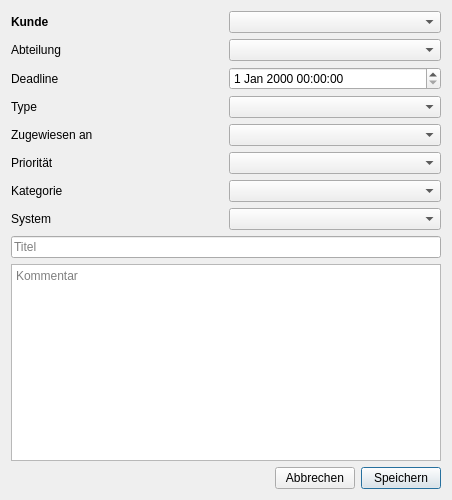
<?xml version="1.0" encoding="UTF-8"?>
<ui version="4.0">
 <class>NewTicket</class>
 <widget class="QWidget" name="NewTicket">
  <property name="geometry">
   <rect>
    <x>0</x>
    <y>0</y>
    <width>452</width>
    <height>500</height>
   </rect>
  </property>
  <property name="windowTitle">
   <string>Neues Ticket</string>
  </property>
  <property name="windowIcon">
   <iconset resource="rsc.qrc">
    <normaloff>:/icon/icons/clipboard.png</normaloff>:/icon/icons/clipboard.png</iconset>
  </property>
  <layout class="QVBoxLayout" name="verticalLayout">
   <item>
    <layout class="QGridLayout" name="gridLayout">
     <item row="1" column="1">
      <widget class="QComboBox" name="department"/>
     </item>
     <item row="1" column="0">
      <widget class="QLabel" name="label_7">
       <property name="text">
        <string>Abteilung</string>
       </property>
      </widget>
     </item>
     <item row="6" column="0">
      <widget class="QLabel" name="label_4">
       <property name="text">
        <string>Kategorie</string>
       </property>
      </widget>
     </item>
     <item row="6" column="1">
      <widget class="QComboBox" name="categorieBox"/>
     </item>
     <item row="3" column="0">
      <widget class="QLabel" name="label">
       <property name="text">
        <string>Type</string>
       </property>
      </widget>
     </item>
     <item row="4" column="0">
      <widget class="QLabel" name="label_2">
       <property name="text">
        <string>Zugewiesen an</string>
       </property>
      </widget>
     </item>
     <item row="3" column="1">
      <widget class="QComboBox" name="typeBox"/>
     </item>
     <item row="4" column="1">
      <widget class="QComboBox" name="toUserBox"/>
     </item>
     <item row="5" column="1">
      <widget class="QComboBox" name="priorityBox"/>
     </item>
     <item row="5" column="0">
      <widget class="QLabel" name="label_3">
       <property name="text">
        <string>Priorität</string>
       </property>
      </widget>
     </item>
     <item row="7" column="0">
      <widget class="QLabel" name="label_5">
       <property name="text">
        <string>System</string>
       </property>
      </widget>
     </item>
     <item row="7" column="1">
      <widget class="QComboBox" name="systemBox"/>
     </item>
     <item row="0" column="0">
      <widget class="QLabel" name="label_6">
       <property name="font">
        <font>
         <weight>75</weight>
         <bold>true</bold>
        </font>
       </property>
       <property name="text">
        <string>Kunde</string>
       </property>
      </widget>
     </item>
     <item row="0" column="1">
      <widget class="QComboBox" name="customerBox"/>
     </item>
     <item row="2" column="0">
      <widget class="QLabel" name="label_8">
       <property name="text">
        <string>Deadline</string>
       </property>
      </widget>
     </item>
     <item row="2" column="1">
      <widget class="QDateTimeEdit" name="deadline"/>
     </item>
    </layout>
   </item>
   <item>
    <widget class="QLineEdit" name="title">
     <property name="maxLength">
      <number>100</number>
     </property>
     <property name="placeholderText">
      <string>Titel</string>
     </property>
    </widget>
   </item>
   <item>
    <widget class="QTextEdit" name="comment">
     <property name="placeholderText">
      <string>Kommentar</string>
     </property>
    </widget>
   </item>
   <item>
    <layout class="QHBoxLayout" name="horizontalLayout">
     <item>
      <spacer name="horizontalSpacer">
       <property name="orientation">
        <enum>Qt::Horizontal</enum>
       </property>
       <property name="sizeHint" stdset="0">
        <size>
         <width>40</width>
         <height>20</height>
        </size>
       </property>
      </spacer>
     </item>
     <item>
      <widget class="QPushButton" name="abort">
       <property name="text">
        <string>Abbrechen</string>
       </property>
      </widget>
     </item>
     <item>
      <widget class="QPushButton" name="save">
       <property name="text">
        <string>Speichern</string>
       </property>
       <property name="autoDefault">
        <bool>true</bool>
       </property>
       <property name="default">
        <bool>true</bool>
       </property>
      </widget>
     </item>
    </layout>
   </item>
  </layout>
 </widget>
 <resources>
  <include location="rsc.qrc"/>
 </resources>
 <connections/>
</ui>
